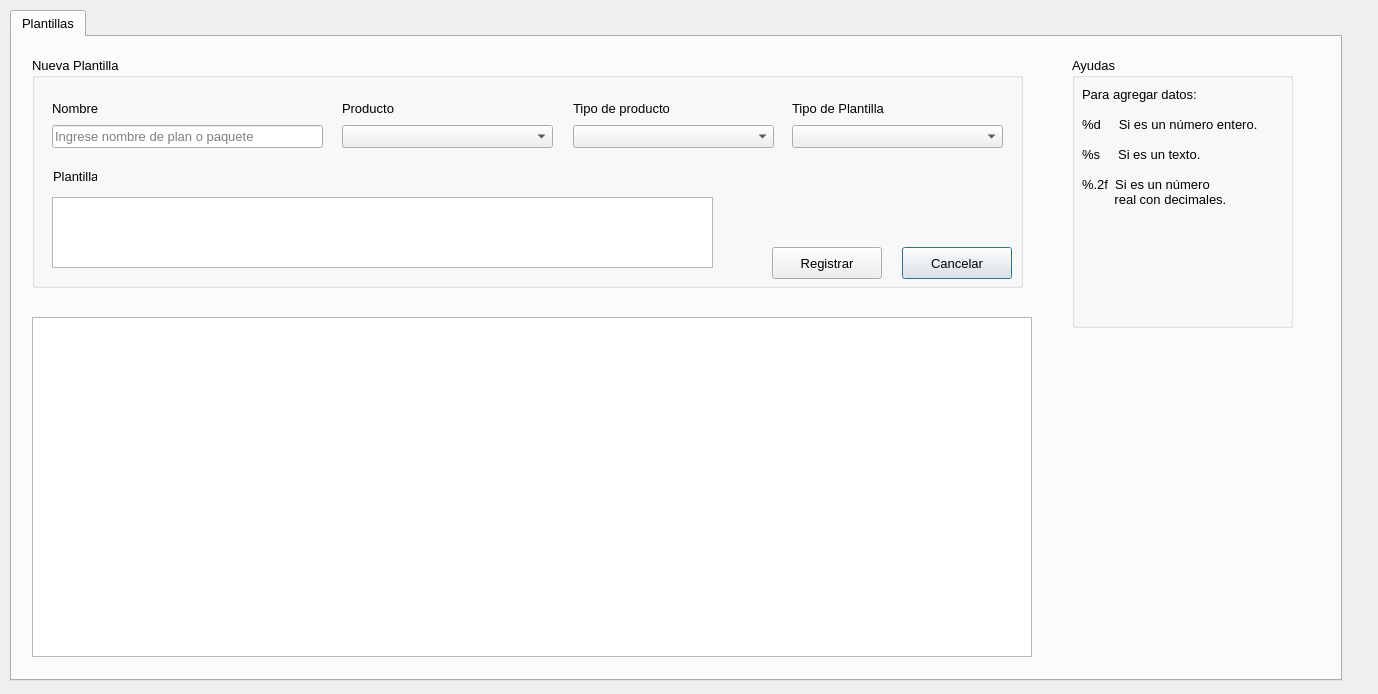
<?xml version="1.0" encoding="UTF-8"?>
<ui version="4.0">
 <class>Dialog</class>
 <widget class="QDialog" name="Dialog">
  <property name="geometry">
   <rect>
    <x>0</x>
    <y>0</y>
    <width>1378</width>
    <height>694</height>
   </rect>
  </property>
  <property name="windowTitle">
   <string>Dialog</string>
  </property>
  <widget class="QTabWidget" name="tabWidget">
   <property name="geometry">
    <rect>
     <x>10</x>
     <y>10</y>
     <width>1332</width>
     <height>671</height>
    </rect>
   </property>
   <property name="font">
    <font>
     <pointsize>10</pointsize>
    </font>
   </property>
   <property name="currentIndex">
    <number>0</number>
   </property>
   <widget class="QWidget" name="tab">
    <attribute name="icon">
     <iconset resource="../../images.qrc">
      <normaloff>:/images/images/icons/content.png</normaloff>:/images/images/icons/content.png</iconset>
    </attribute>
    <attribute name="title">
     <string>Plantillas</string>
    </attribute>
    <widget class="QGroupBox" name="groupBox_2">
     <property name="geometry">
      <rect>
       <x>20</x>
       <y>20</y>
       <width>991</width>
       <height>231</height>
      </rect>
     </property>
     <property name="title">
      <string>Nueva Plantilla</string>
     </property>
     <widget class="QPushButton" name="cancel_template">
      <property name="geometry">
       <rect>
        <x>870</x>
        <y>190</y>
        <width>110</width>
        <height>32</height>
       </rect>
      </property>
      <property name="text">
       <string>Cancelar</string>
      </property>
      <property name="icon">
       <iconset resource="../../images.qrc">
        <normaloff>:/images/images/icons/cancel.png</normaloff>:/images/images/icons/cancel.png</iconset>
      </property>
     </widget>
     <widget class="QPushButton" name="save_template">
      <property name="geometry">
       <rect>
        <x>740</x>
        <y>190</y>
        <width>110</width>
        <height>32</height>
       </rect>
      </property>
      <property name="text">
       <string>Registrar</string>
      </property>
      <property name="icon">
       <iconset resource="../../images.qrc">
        <normaloff>:/images/images/icons/save.png</normaloff>:/images/images/icons/save.png</iconset>
      </property>
     </widget>
     <widget class="QWidget" name="layoutWidget">
      <property name="geometry">
       <rect>
        <x>20</x>
        <y>40</y>
        <width>271</width>
        <height>51</height>
       </rect>
      </property>
      <layout class="QVBoxLayout" name="verticalLayout_5">
       <item>
        <widget class="QLabel" name="label_5">
         <property name="text">
          <string>Nombre</string>
         </property>
        </widget>
       </item>
       <item>
        <widget class="QLineEdit" name="template_name">
         <property name="placeholderText">
          <string>Ingrese nombre de plan o paquete</string>
         </property>
         <property name="clearButtonEnabled">
          <bool>true</bool>
         </property>
        </widget>
       </item>
      </layout>
     </widget>
     <widget class="QWidget" name="layoutWidget_3">
      <property name="geometry">
       <rect>
        <x>760</x>
        <y>40</y>
        <width>211</width>
        <height>51</height>
       </rect>
      </property>
      <layout class="QVBoxLayout" name="verticalLayout_11">
       <item>
        <widget class="QLabel" name="label_11">
         <property name="text">
          <string>Tipo de Plantilla</string>
         </property>
        </widget>
       </item>
       <item>
        <widget class="QComboBox" name="type_template"/>
       </item>
      </layout>
     </widget>
     <widget class="QTextEdit" name="template_txt">
      <property name="geometry">
       <rect>
        <x>20</x>
        <y>140</y>
        <width>661</width>
        <height>71</height>
       </rect>
      </property>
     </widget>
     <widget class="QLabel" name="label">
      <property name="geometry">
       <rect>
        <x>21</x>
        <y>111</y>
        <width>44</width>
        <height>16</height>
       </rect>
      </property>
      <property name="text">
       <string>Plantilla</string>
      </property>
     </widget>
     <widget class="QWidget" name="layoutWidget_4">
      <property name="geometry">
       <rect>
        <x>310</x>
        <y>40</y>
        <width>211</width>
        <height>51</height>
       </rect>
      </property>
      <layout class="QVBoxLayout" name="verticalLayout_10">
       <item>
        <widget class="QLabel" name="label_10">
         <property name="text">
          <string>Producto</string>
         </property>
        </widget>
       </item>
       <item>
        <widget class="QComboBox" name="products"/>
       </item>
      </layout>
     </widget>
     <widget class="QWidget" name="">
      <property name="geometry">
       <rect>
        <x>541</x>
        <y>41</y>
        <width>201</width>
        <height>50</height>
       </rect>
      </property>
      <layout class="QVBoxLayout" name="verticalLayout">
       <item>
        <widget class="QLabel" name="label_9">
         <property name="text">
          <string>Tipo de producto</string>
         </property>
        </widget>
       </item>
       <item>
        <layout class="QHBoxLayout" name="horizontalLayout">
         <item>
          <widget class="QComboBox" name="plans_package"/>
         </item>
        </layout>
       </item>
      </layout>
     </widget>
    </widget>
    <widget class="QTableView" name="tbl_templates">
     <property name="geometry">
      <rect>
       <x>20</x>
       <y>280</y>
       <width>1000</width>
       <height>340</height>
      </rect>
     </property>
    </widget>
    <widget class="QGroupBox" name="groupBox">
     <property name="geometry">
      <rect>
       <x>1060</x>
       <y>20</y>
       <width>221</width>
       <height>271</height>
      </rect>
     </property>
     <property name="title">
      <string>Ayudas</string>
     </property>
     <widget class="QLabel" name="label_2">
      <property name="geometry">
       <rect>
        <x>10</x>
        <y>30</y>
        <width>191</width>
        <height>211</height>
       </rect>
      </property>
      <property name="layoutDirection">
       <enum>Qt::LeftToRight</enum>
      </property>
      <property name="text">
       <string>Para agregar datos:

%d     Si es un número entero.

%s     Si es un texto.

%.2f  Si es un número 
         real con decimales.
</string>
      </property>
      <property name="textFormat">
       <enum>Qt::AutoText</enum>
      </property>
      <property name="scaledContents">
       <bool>true</bool>
      </property>
      <property name="alignment">
       <set>Qt::AlignJustify|Qt::AlignTop</set>
      </property>
      <property name="indent">
       <number>-2</number>
      </property>
     </widget>
    </widget>
   </widget>
  </widget>
 </widget>
 <resources>
  <include location="../../images.qrc"/>
 </resources>
 <connections/>
</ui>
